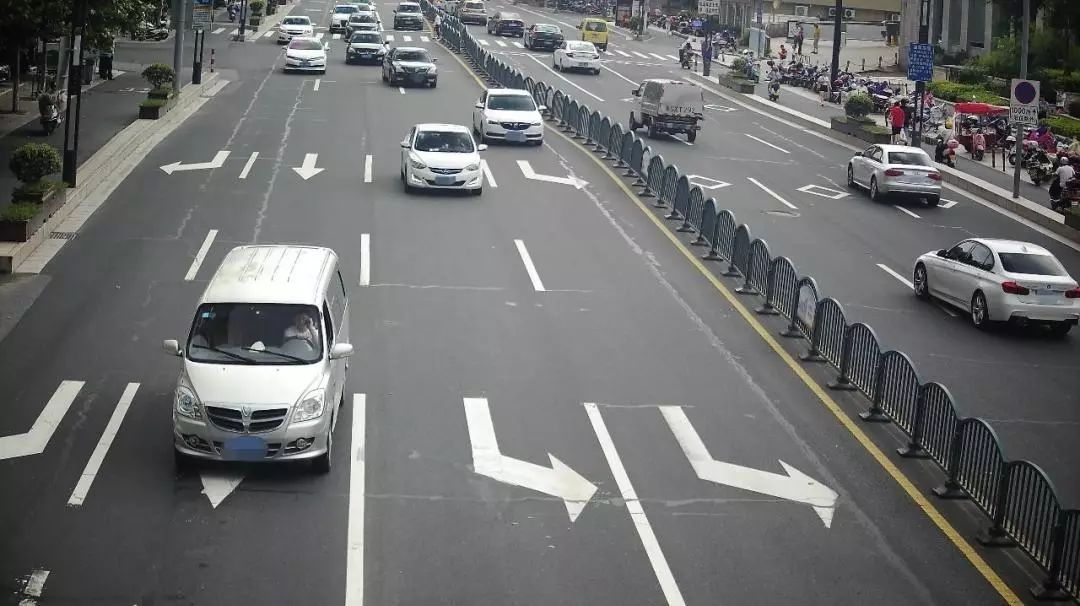
#> input picture data/test.jpg, 1080 x 606 px
$ python selective_search.py
#> lines starting #> are read from the running program, lines starting #| are printed output that depends on the picture; after the words box and inside, x2 and y2 are one past the last pixel; in counts of white or black regions, pixels touching at a corner belong together
import cv2
class SelectiveSearch:
    def __init__(self,mode='f'):
        self.gs=cv2.ximgproc.segmentation.createSelectiveSearchSegmentation()
        self.mode=mode
    def __call__(self, img):
        #配置参数
        self.gs.setBaseImage(img)
        if self.mode=='s':
            self.gs.switchToSingleStrategy()
        elif self.mode=='f':
            self.gs.switchToSelectiveSearchFast()
        elif self.mode=='q':
            self.gs.switchToSelectiveSearchQuality()
        #运行算法
        rects = self.gs.process()
        rects[:, 2] += rects[:, 0]
        rects[:, 3] += rects[:, 1]
        return rects

if __name__ == '__main__':
    img = cv2.imread("./data/test.jpg",cv2.IMREAD_COLOR)
#> img is the input picture: shape (606, 1080, 3); mean B, G, R 109.3, 109, 108.2
    ss=SelectiveSearch()
    rects=ss(img)
    print(rects)
#> (printed output is left out)
    print(rects.shape)
#| (5976, 4)
    print("tlt len:",len(rects))
#| tlt len: 5976
    for i,rect in enumerate(rects):
        if i>20:
            break
        else:
            x1,y1,x2,y2=rect
            cv2.rectangle(img,(x1,y1),(x2,y2),(0,255,0),2)
#> this loop made 22 passes
#> (x1, y1, x2, y2) on passes 1 to 12: (349, 394, 365, 606), (544, 120, 584, 139), (801, 400, 815, 415), (691, 0, 768, 81), (797, 276, 1080, 606), (945, 0, 1080, 106), (13, 559, 65, 606), (593, 496, 624, 543), (926, 168, 1080, 243), (588, 486, 638, 508), (984, 79, 1011, 98), (544, 160, 560, 181)
#> rect on pass 22: [77, 38, 174, 167]
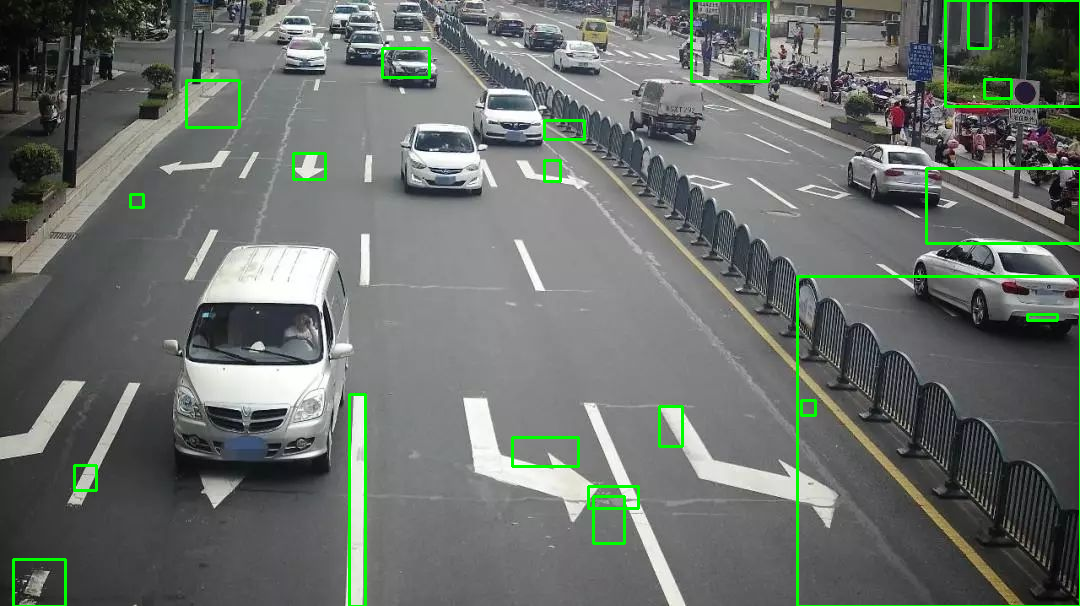
#> img: shape (606, 1080, 3); 1.93% of pixels changed, all inside (x1, y1, x2, y2) = (12, 0, 1080, 606)
    cv2.imshow("testimg",img)
    k=cv2.waitKey(0)
#> (key Esc is pressed here)
    if k==27:
        cv2.destroyWindow("testimg")
